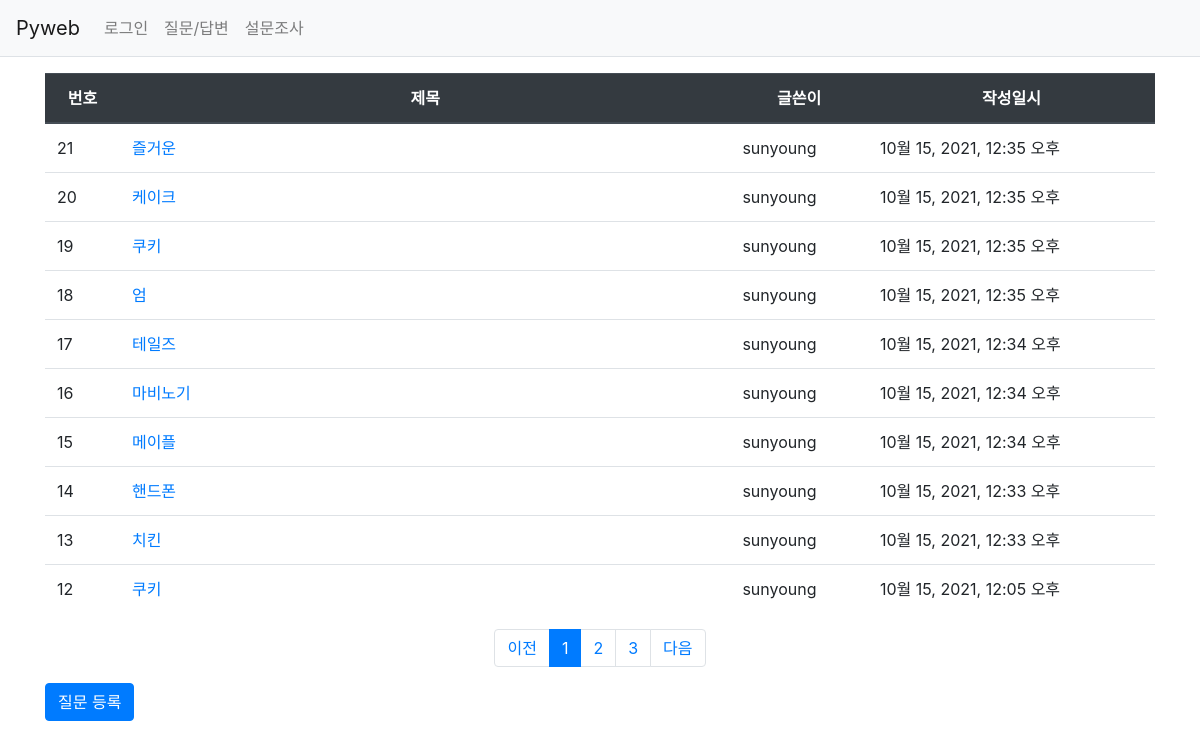
The app's page /pybo/board/ with its own data.
### pybo/models.py (models this page shows, shortened)
class Question(models.Model):   # models의 Model 클래스 상속
    author = models.ForeignKey(User, on_delete=models.CASCADE)
    subject = models.CharField(max_length=200)
    content = models.TextField()
    create_date = models.DateTimeField()
    modify_date = models.DateTimeField(null=True, blank=True)

### pybo/views.py (the view)
# urls.py: path('board/', views.board, name='board'),
def board(request):
    page = request.GET.get('page', '1')
    question_list = Question.objects.order_by('-create_date')   # 내림차순 정렬
    paginator = Paginator(question_list, 10)
    page_obj = paginator.get_page(page)
    context = {'question_list': page_obj}
    return render(request, 'pybo/question_list.html', context)

### pybo/templatetags/pybo_filter.py (called while the page is built)
@register.filter
def sub(value, arg):
    return value - arg

### templates/pybo/question_list.html
{% extends 'base.html' %}
{% load pybo_filter %}
{% block content %}
    <div class="container my-3">
        <table class="table">
            <thead>
                <tr class="text-center thead-dark">
                    <th>번호</th>
                    <th style="width:55%">제목</th>
                    <th>글쓴이</th>
                    <th>작성일시</th>
                </tr>
            </thead>
            <tbody>
            {% if question_list %}
            {% for question in question_list %}
            <tr>
                <td>{{ question_list.paginator.count|sub:question_list.start_index|sub:forloop.counter0|add:1 }}</td>
                <td>
                    <a href="{% url 'pybo:detail' question.id %}">{{ question.subject }}</a>
                </td>
                <td>{{ question.author.username }}</td>
                <td>{{ question.create_date }}</td>
            </tr>
            {% endfor %}
            {% endif %}
            </tbody>
        </table>
        <ul class="pagination justify-content-center">
            {% if question_list.has_previous %}
            <li class="page-item">
                    <a class="page-link" href="?page={{ question_list.previous_page_number }}">
                        이전
                    </a>
                </li>
            {% else %}
            <li class="page-item">
                <a class="page-link" tabindex="-1" aria-disabled="true" href="#">
                    이전
                </a>
            </li>
            {% endif %}
            {% for page_number in question_list.paginator.page_range %}
                {% if page_number == question_list.number %}
                <li class="page-item active" aria-current="page">
                    <a class="page-link" href="?page={{ page_number }}">
                        {{ page_number }}
                    </a>
                </li>
                {% else %}
                <li class="page-item">
                    <a class="page-link" href="?page={{ page_number }}">
                    {{ page_number }}
                    </a>
                </li>
                {% endif %}
            {% endfor %}
            {% if question_list.has_next %}
            <li class="page-item">
                <a class="page-link" href="?page={{ question_list.next_page_number }}">
                    다음
                </a>
            </li>
            {% else %}
            <li class="page-item">
                <a class="page-link" tabindex="-1" aria-disabled="true" href="#">
                    다음
                </a>
            </li>
            {% endif %}
        </ul>
        <a href="{% url 'pybo:question_create' %}" class="btn btn-primary">질문 등록</a>
    </div>
{% endblock %}

### records on screen
Question: paginator.count|sub "21", subject "즐거운", author.username "sunyoung", create_date "10월 15, 2021, 12:35 오후"
Question: paginator.count|sub "20", subject "케이크", author.username "sunyoung", create_date "10월 15, 2021, 12:35 오후"
Question: paginator.count|sub "19", subject "쿠키", author.username "sunyoung", create_date "10월 15, 2021, 12:35 오후"
Question: paginator.count|sub "18", subject "엄", author.username "sunyoung", create_date "10월 15, 2021, 12:35 오후"
Question: paginator.count|sub "17", subject "테일즈", author.username "sunyoung", create_date "10월 15, 2021, 12:34 오후"
Question: paginator.count|sub "16", subject "마비노기", author.username "sunyoung", create_date "10월 15, 2021, 12:34 오후"
Question: paginator.count|sub "15", subject "메이플", author.username "sunyoung", create_date "10월 15, 2021, 12:34 오후"
Question: paginator.count|sub "14", subject "핸드폰", author.username "sunyoung", create_date "10월 15, 2021, 12:33 오후"
Question: paginator.count|sub "13", subject "치킨", author.username "sunyoung", create_date "10월 15, 2021, 12:33 오후"
Question: paginator.count|sub "12", subject "쿠키", author.username "sunyoung", create_date "10월 15, 2021, 12:05 오후"

### other values on screen
{{ page_number }} "1"
{{ page_number }} "2" "3"
